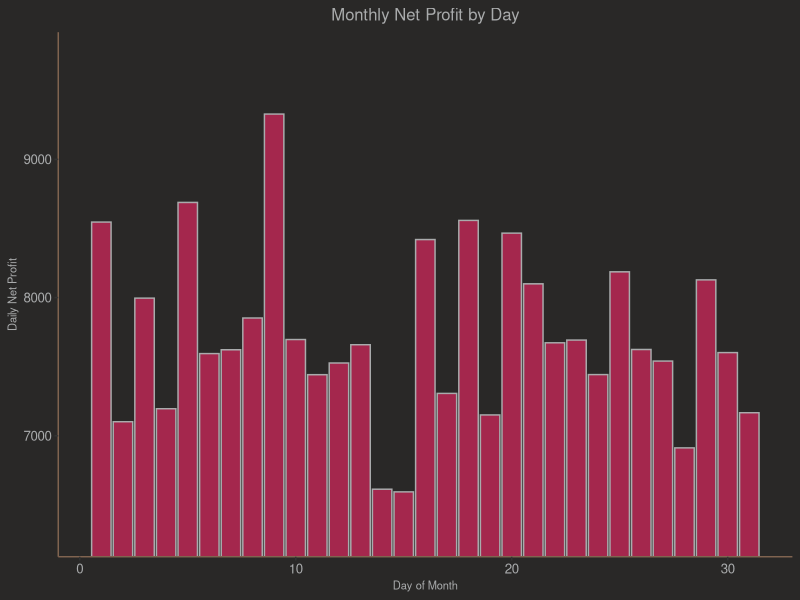
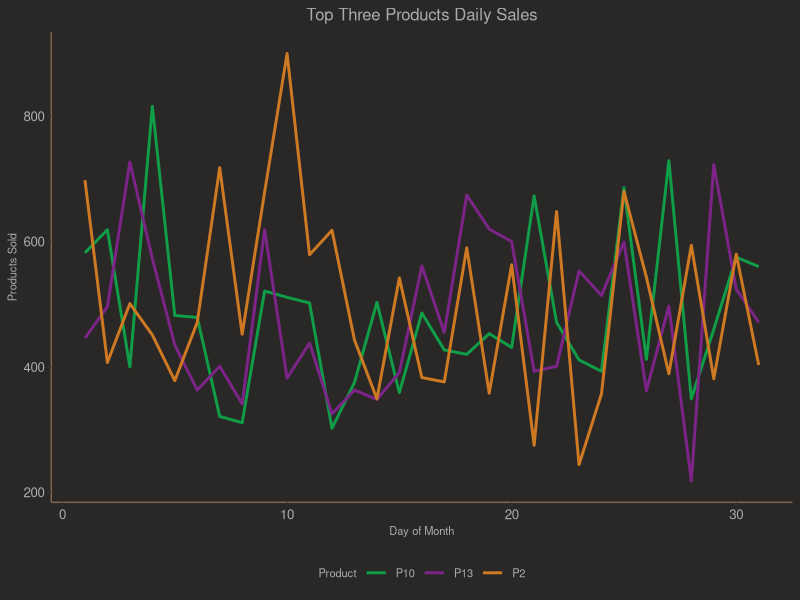
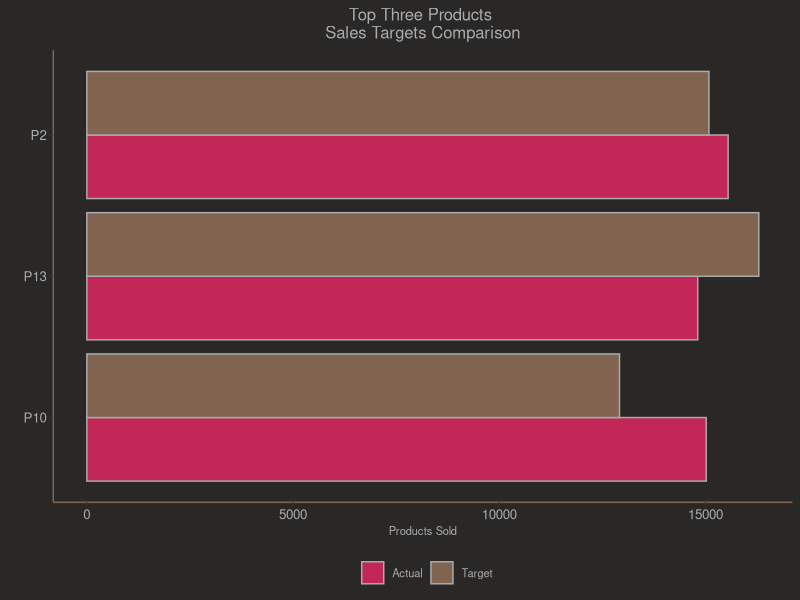
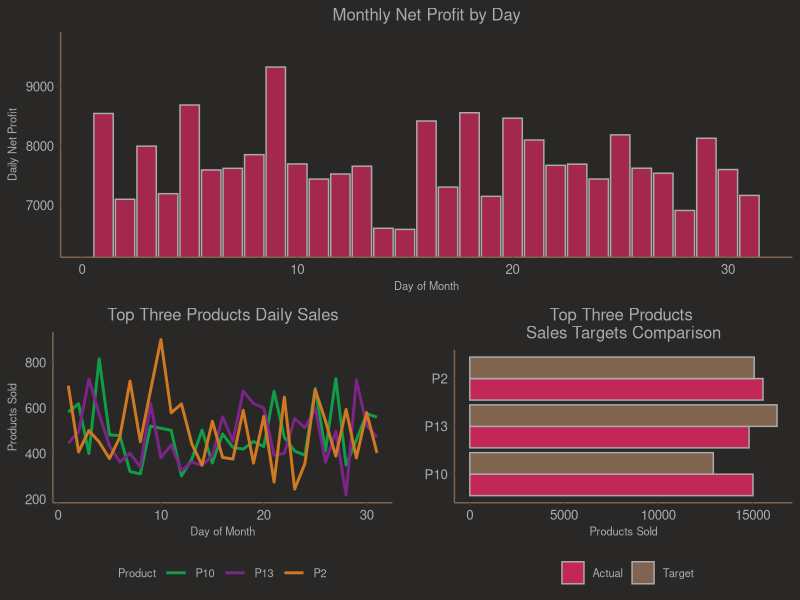

These charts were generated, in order, by the following R code:
## ---- chunk 1

SalesData <- data.frame(Day = sample(1:31,10000,replace=T),
                        Customer = c(sample(1:100,9000,replace=T), rep(NA,1000)),
                        Product = sample(1:20,10000,replace=T),
                        Count = sample(1:55, 10000, replace = T))

SalesData <- SalesData[order(SalesData$Day),]

SalesData$Transaction <- 1:10000

Products <- data.frame(Product = 1:20,
                       Price = runif(20,2,12),
                       Cost = (sample(78:91, 20, replace = T))/100)

Products$Cost <- Products$Price * Products$Cost

SalesData <- merge(SalesData,Products, by = "Product", all.x = T, all.y=T)

SalesData$Gross <- SalesData$Price*SalesData$Count

SalesData$Net <- SalesData$Gross - (SalesData$Cost*SalesData$Count)

## ---- chunk 2

Rev.t <- sum(SalesData$Gross)

Rev.t

## ---- chunk 3

Prof.net <- sum(SalesData$Net)

Prof.net

## ---- chunk 4

library(ggpubr)
library(ggplot2)
library(dplyr)
library(ggthemes)

DailySales <- SalesData %>% group_by(Day) %>% summarise(n = n(), Gross = sum(Gross), Net = sum(Net))

DailySales

#max net sales

DailySales[order(-DailySales$Net),][1,]

#max gross sales

DailySales[order(-DailySales$Gross),][1,]

#max sales transactions

DailySales[order(-DailySales$n),][1,]

#color palette

col.pal <- c("#a9abac", "#101214", "#c32757", "#462b36", "#109d47", "#806450", "#7c2487", "#292827", "#cf7923")


gg.Profits.month <- ggplot(DailySales) +
  geom_bar(aes(Day,Net),stat="identity", col=col.pal[1],fill=col.pal[3],alpha = 0.8)+
  labs(x="Day of Month",y="Daily Net Profit", title = "Monthly Net Profit by Day")+
  coord_cartesian(ylim=c(min(DailySales$Net)*0.955,max(DailySales$Net)*1.045))+
  theme_hc() +
  theme(plot.title = element_text(hjust = 0.5, size = 12, color = col.pal[1]), 
        axis.title = element_text(size=8, color = col.pal[1]),
        axis.text = element_text(color = col.pal[1]),
        legend.text = element_text(size = 8, color = col.pal[1]),
        legend.title = element_text(size = 8, color = col.pal[1]),
        plot.background = element_rect(fill = col.pal[8]),
        legend.background = element_rect(fill = col.pal[8]),
        axis.line = element_line(colour = col.pal[6], 
                      size = 0.5, linetype = "solid"),
        panel.grid.major.y = element_blank())

gg.Profits.month


## ---- chunk 5

Pro.day <- data.frame(Product = as.numeric())

for (i in 1:31) {
  
  Pro.day.f <- SalesData %>% filter(Day == i) %>% group_by(Product) %>% summarise(n=sum(Count))
  
  Pro.day.f$Day <- i
  
  Pro.day <- rbind(Pro.day,Pro.day.f)
  
}

Pro.tot <- SalesData %>% group_by(Product) %>% summarise(n=sum(Count))

Pro.tot <- data.frame(Pro.tot[order(-Pro.tot$n),])

Pro.day$Product <- paste("P", Pro.day$Product, sep = "")

Pro.tot$Product <- paste("P", Pro.tot$Product, sep = "")

gg.Top.pro <- ggplot(Pro.day %>% filter(Product == Pro.tot[1,1] | Product == Pro.tot[2,1] | Product == Pro.tot[3,1]), aes(x=Day, y=n, color = Product)) +
  geom_line(size = 1)+
  labs(x="Day of Month",y="Products Sold", title = "Top Three Products Daily Sales", fill = "")+
  theme_hc() +
  theme(plot.title = element_text(hjust = 0.5, size = 12, color = col.pal[1]), 
        axis.title = element_text(size=8, color = col.pal[1]),
        axis.text = element_text(color = col.pal[1]),
        legend.text = element_text(size = 8, color = col.pal[1]),
        legend.title = element_text(size = 8, color = col.pal[1]),
        plot.background = element_rect(fill = col.pal[8]),
        legend.background = element_rect(fill = col.pal[8]),
        axis.line = element_line(colour = col.pal[6], 
                      size = 0.5, linetype = "solid"),
        panel.grid.major.y = element_blank()) +
  scale_color_manual(values=c(col.pal[5], col.pal[7], col.pal[9]))

gg.Top.pro


## ---- chunk 6

Pro.tot.tar <- Pro.tot[1:3,]

Pro.tot.tar <- rbind(Pro.tot.tar, data.frame(Product = Pro.tot.tar[,1],
                                n = c(round(0.97*Pro.tot[1,2],0), round(0.86*Pro.tot[2,2],0), round(1.1*Pro.tot[3,2],0))))

Pro.tot.tar$Class <- rep(c("Actual","Target"),each=3)

gg.Pro.tar <- ggplot(Pro.tot.tar, aes(x=Product, y=n, fill = Class))+
  geom_bar(position="dodge",stat="identity", col = col.pal[1])+
  coord_flip()+
  labs(x="",y="Products Sold",title=paste("Top Three Products \nSales Targets Comparison", sep = "\n"))+
  theme_hc() +
  theme(plot.title = element_text(hjust = 0.5, size = 12, color = col.pal[1]), 
        axis.title = element_text(size=8, color = col.pal[1]),
        axis.text = element_text(color = col.pal[1]),
        legend.text = element_text(size = 8, color = col.pal[1]),
        legend.title = element_text(size = 8, color = col.pal[1]),
        plot.background = element_rect(fill = col.pal[8]),
        legend.background = element_rect(fill = col.pal[8]),
        axis.line = element_line(colour = col.pal[6], 
                      size = 0.5, linetype = "solid"),
        panel.grid.major.y = element_blank())+
  guides(fill=guide_legend(title="")) +
  scale_fill_manual(values=c(col.pal[3], col.pal[6]))

gg.Pro.tar

## ---- chunk 7

ggarrange(gg.Profits.month, 
          ggarrange(
            gg.Top.pro, gg.Pro.tar),
          nrow=2)

